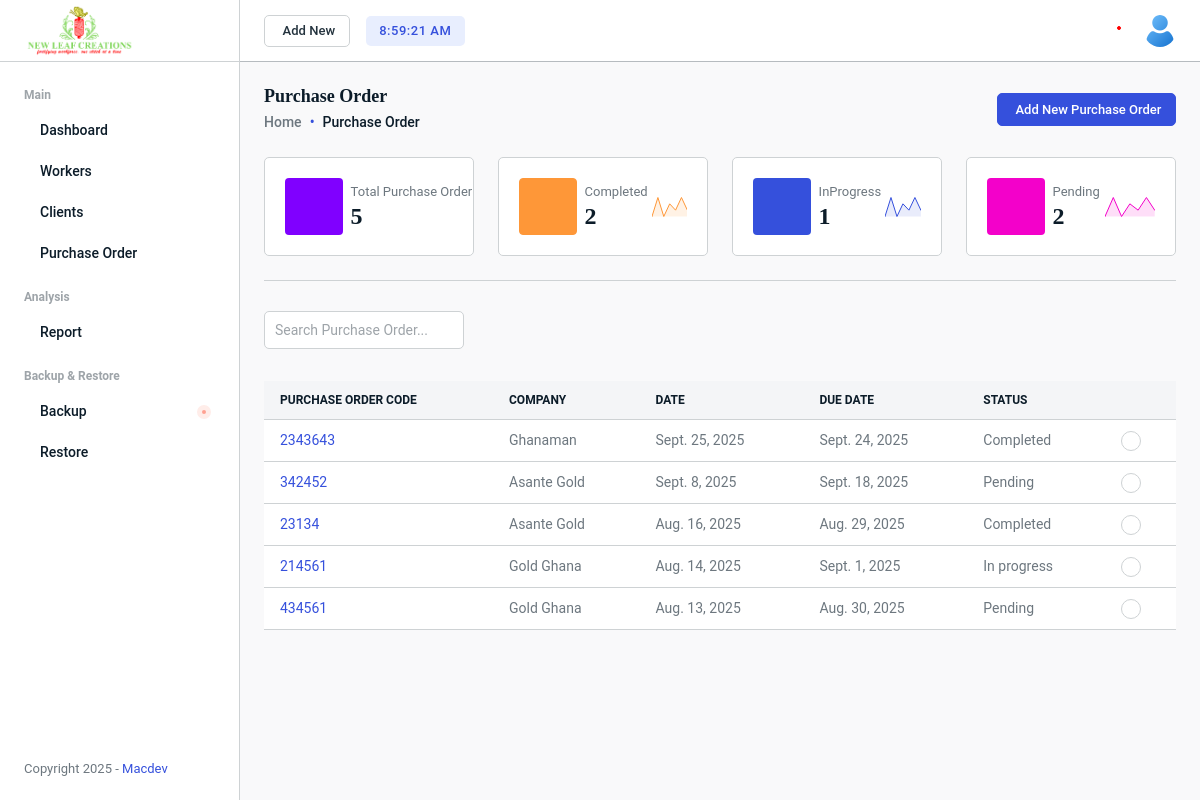
The page /management/purchase_orders/ (signed in) on the database its author committed.
### managementSystem/models.py (models this page shows, shortened)
class PurchaseOrder(models.Model):
    po_number = models.CharField(max_length=100, unique=True)
    client = models.ForeignKey(Client, on_delete=models.CASCADE)
    date = models.DateField()
    due_date = models.DateField()
    status = models.CharField(max_length=20, default='Pending')

class Client(models.Model):
    name = models.CharField(max_length=200)
    address = models.TextField()
    contact_email = models.EmailField()
    phone = models.CharField(max_length=15)
    def __str__(self):
        return self.name

### managementSystem/views.py (the view)
# urls.py: path('purchase_orders/', views.orders, name='orders'),
def orders(request):
    orders = PurchaseOrder.objects.all().order_by('-id')
    total_orders = orders.count()
    completed_orders = orders.filter(status="Completed").count()
    inprogress_orders = orders.filter(status="In progress").count()
    pending_orders = orders.filter(status="Pending").count()
    return render(request, 'orders/orders.html',{
        'orders': orders,
        'total_orders': total_orders,
        'completed_orders': completed_orders,
        'pending_orders': pending_orders,
        'inprogress_orders': inprogress_orders,
    })

### managementSystem/templates/orders/orders.html (shortened to what this page needs)
{% extends "base.html" %}
{% load static %}
{% block content %}
    <div class="main-wrapper">
        <div class="page-wrapper">
            <div class="content content-two">
                <div class="mb-4 d-flex align-items-center flex-wrap gap-2 justify-content-between">
                    <div>
                        <h4 class="mb-1 fw-bold">Purchase Order</h4>
                        <nav>
                            <ol class="breadcrumb breadcrumb-dot mb-0">
                                <li class="breadcrumb-item">
                                    <a href="{% url 'dashboard:dashboard' %}">Home</a>
                                </li>
                                <li class="breadcrumb-item active" aria-current="page">Purchase Order</li>
                            </ol>
                        </nav>
                    </div>
                    <div class="d-flex align-items-center">
                        <a href="{% url 'managementSystem:create_order' %}" class="btn btn-md btn-primary">Add New Purchase Order</a>
                    </div>
                </div>
                <div class="row">
                    <div class="col-xl-3 col-md-6 d-flex">
                        <div class="card flex-fill shadow-none">
                            <div class="card-body">
                                <div class="d-flex align-items-center justify-content-between">
                                    <div class="d-flex align-items-center">
                                        <div class="avatar avatar-xl bg-violet rounded-1 me-2 flex-shrink-0">
                                        </div>
                                        <div>
                                            <span class="fs-13 text-nowrap">Total Purchase Order</span>
                                            <h2>{{total_orders}}</h2>
                                        </div>
                                    </div>
                                </div>
                            </div>
                        </div>
                    </div>
                    <div class="col-xl-3 col-md-6 d-flex">
                        <div class="card flex-fill shadow-none">
                            <div class="card-body">
                                <div class="d-flex align-items-center justify-content-between">
                                    <div class="d-flex align-items-center">
                                        <div class="avatar avatar-xl bg-secondary rounded-1 me-2 flex-shrink-0">
                                        </div>
                                        <div>
                                            <span class="fs-13 text-nowrap">Completed</span>
                                            <h2>{{completed_orders}}</h2>
                                        </div>
                                    </div>
                                    <div class="text-end">
                                    </div>
                                </div>
                            </div>
                        </div>
                    </div>
                    <div class="col-xl-3 col-md-6 d-flex">
                        <div class="card flex-fill shadow-none">
                            <div class="card-body">
                                <div class="d-flex align-items-center justify-content-between">
                                    <div class="d-flex align-items-center">
                                        <div class="avatar avatar-xl bg-primary rounded-1 me-2 flex-shrink-0">
                                        </div>
                                        <div>
                                            <span class="fs-13 text-nowrap">InProgress</span>
                                            <h2>{{inprogress_orders}}</h2>
                                        </div>
                                    </div>
                                    <div class="text-end">
                                    </div>
                                </div>
                            </div>
                        </div>
                    </div>
                    <div class="col-xl-3 col-md-6 d-flex">
                        <div class="card flex-fill shadow-none">
                            <div class="card-body">
                                <div class="d-flex align-items-center justify-content-between">
                                    <div class="d-flex align-items-center">
                                        <div class="avatar avatar-xl bg-pink rounded-1 me-2 flex-shrink-0">
                                        </div>
                                        <div>
                                            <span class="fs-13 text-nowrap">Pending</span>
                                            <h2>{{pending_orders}}</h2>
                                        </div>
                                    </div>
                                    <div class="text-end">
                                    </div>
                                </div>
                            </div>
                        </div>
                    </div>
                </div>
                <ul class="nav nav-tabs tab-style-project d-inline-flex d-block" role="tablist">
                </ul>
                <div class="d-flex align-items-center justify-content-between flex-wrap gap-3 table-header mb-3">
                    <div class="filters mb-3">
                        <input type="text" id="searchInput" placeholder="Search Purchase Order..." class="form-control" style="width:200px; display:inline-block;">
                    </div>
                </div>
                <div class="table-responsive">
                    <table class="table" id="ordertable">
                        <thead class="thead-light text-uppercase">
                            <tr>
                                <th class="no-sort">Purchase Order Code</th>
                                <th class="no-sort">Company</th>
                                <th class="no-sort">Date</th>
                                <th class="no-sort">Due date</th>
                                <th class="no-sort">Status</th>
                                <th class="no-sort"></th>
                            </tr>
                        </thead>
                        <tbody>
                            {%for order in orders%}
                            <tr>
                                <td><a href="{% url 'managementSystem:view_po' order.id %}" class="text-primary">{{order.po_number}}</a></td>
                                <td>{{order.client}}</td>
                                <td> {{order.date}} </td>
                                <td> {{order.due_date}} </td>
                                <td> {{order.status}} </td>
                                <td>
                                    <a class="action-set dot-settings" href="javascript:void(0);" data-bs-toggle="dropdown" aria-expanded="true">
                                    </a>
                                </td>
                            </tr>
                            {% empty %}
                            <tr>
                                 <td colspan="6" class="text-center">No Purchase order yet</td>
                            </tr>
                            {% endfor %}
                        </tbody>
                    </table>
                </div>
            </div>
        </div>
    </div>
{% endblock %}

### rows shown on the page
PurchaseOrder: po_number "2343643", client "Ghanaman", date "Sept. 25, 2025", due_date "Sept. 24, 2025", status "Completed"
PurchaseOrder: po_number "342452", client "Asante Gold", date "Sept. 8, 2025", due_date "Sept. 18, 2025", status "Pending"
PurchaseOrder: po_number "23134", client "Asante Gold", date "Aug. 16, 2025", due_date "Aug. 29, 2025", status "Completed"
PurchaseOrder: po_number "214561", client "Gold Ghana", date "Aug. 14, 2025", due_date "Sept. 1, 2025", status "In progress"
PurchaseOrder: po_number "434561", client "Gold Ghana", date "Aug. 13, 2025", due_date "Aug. 30, 2025", status "Pending"

### other values the page prints
{{ total_orders }} "5"
{{ completed_orders }} "2"
{{ inprogress_orders }} "1"
{{ pending_orders }} "2"
